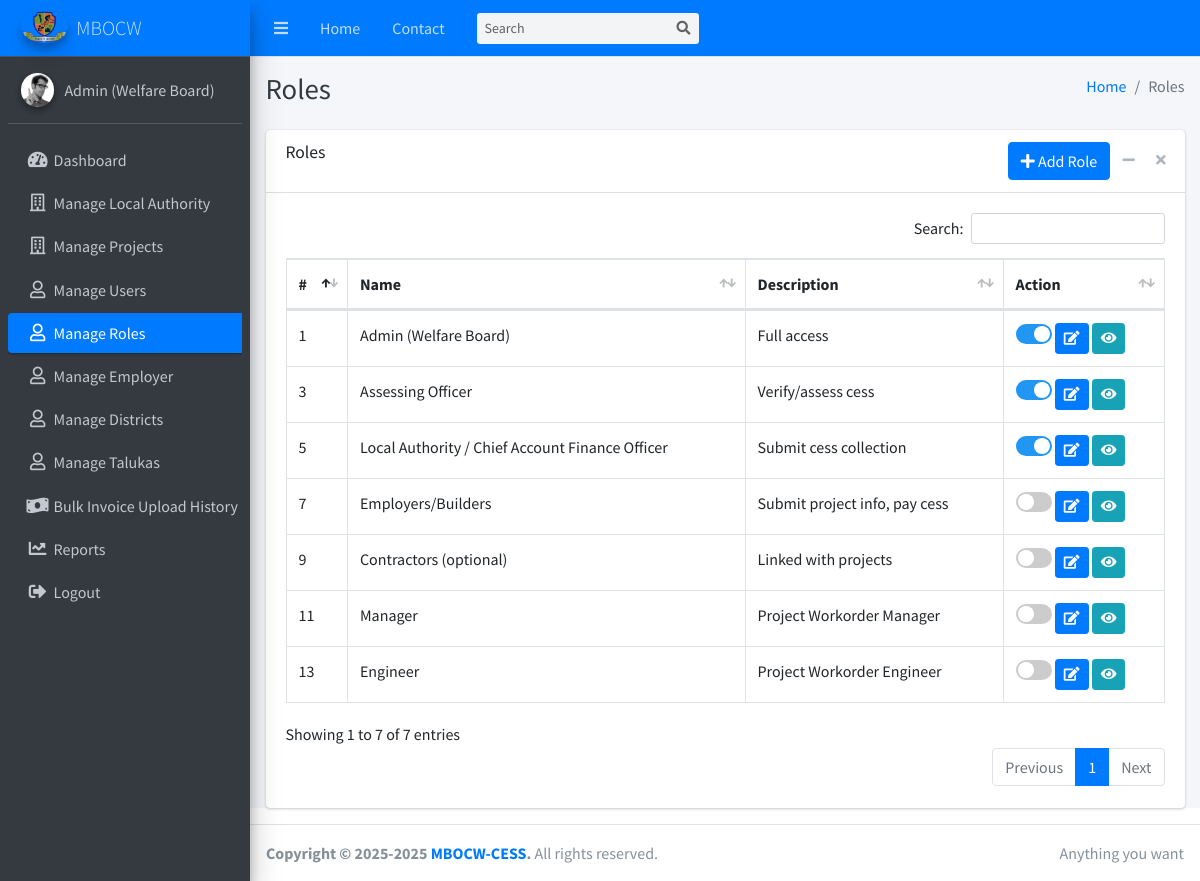
The page /dashboard/roles.php (signed in) on the database its author committed.
### tables this page shows
CREATE TABLE IF NOT EXISTS `roles` (
  `id` int NOT NULL AUTO_INCREMENT,
  `name` varchar(255) NOT NULL,
  `description` text NOT NULL,
  `is_active` int NOT NULL COMMENT '1=active, 2=inactive, 3=deleted	',
  `created_at` datetime NOT NULL DEFAULT CURRENT_TIMESTAMP,
  PRIMARY KEY (`id`)
);

### dashboard/roles.php (the view, shortened to what this page needs)
<?php
require_once '../config/db.php';
?>
<!DOCTYPE html>
<html lang="en">
<head>
  <link rel="stylesheet" href="../plugins/fontawesome-free/css/all.min.css">
  <link rel="stylesheet" href="../plugins/datatables-bs4/css/dataTables.bootstrap4.min.css">
  <link rel="stylesheet" href="../plugins/datatables-responsive/css/responsive.bootstrap4.min.css">
  <link rel="stylesheet" href="../dist/css/adminlte.min.css">
</head>
<body class="hold-transition sidebar-mini">
<div class="wrapper">
  <?php include('includes/navbar.php'); ?>
  <?php include('includes/sidebar.php'); ?>
  <div class="content-wrapper">
    <div class="content-header">
      <div class="container-fluid">
        <div class="row mb-2">
          <div class="col-sm-6">
            <h1 class="m-0 text-dark">Roles</h1>
          </div>
          <div class="col-sm-6">
            <ol class="breadcrumb float-sm-right">
              <li class="breadcrumb-item"><a href="#">Home</a></li>
              <li class="breadcrumb-item active">Roles</li>
            </ol>
          </div>
        </div>
      </div>
    </div>
    <div class="content">
        <div class="container-fluid">
            <div class="card">
            <div class="card-header">
                <h3 class="card-title">Roles</h3>
                <div class="card-tools">
                    <a href="add-role.php" class="btn btn-primary" ><i class="fas fa-plus"></i> Add Role</a>
                    <button type="button" class="btn btn-tool" data-card-widget="collapse" data-toggle="tooltip" title="Collapse"><i class="fas fa-minus"></i></button>
                    <button type="button" class="btn btn-tool" data-card-widget="remove" data-toggle="tooltip" title="Remove"><i class="fas fa-times"></i></button>
                </div>
            </div>
            <div class="card-body">
                <table id="example1" class="table table-bordered">
                    <thead>
                        <tr>
                            <th>#</th>
                            <th>Name</th>
                            <th>Description</th>
                            <th>Action</th>
                        </tr>
                    </thead>
                    <tbody>
                        <?php
                        $sql = "SELECT * FROM roles ORDER BY id ASC";
                        $result = mysqli_query($conn, $sql);
                        $sr = 1;
                        if (mysqli_num_rows($result) > 0) {
                            while ($row = mysqli_fetch_assoc($result)) {
                                $isActive = ($row['is_active'] == 1) ? 'checked' : '';
                                $statusText = ($row['is_active'] == 1) ? 'Active' : 'Inactive';
                                echo "<tr>";
                                echo "<td>".$sr++."</td>";
                                echo "<td>".htmlspecialchars($row['name'])."</td>";
                                echo "<td>".htmlspecialchars($row['description'])."</td>";
                                echo "<td>
                                        <label class='switch' title='$statusText'><input type='checkbox' data-id='{$row['id']}' id='activeToggle' onclick='return confirm(\"Are you sure you want to perform this action?\");' {$isActive}><span class='slider round'></span></label>
                                        <a href='edit-role.php?id=".$row['id']."' class='btn btn-sm btn-primary'><i class='fas fa-edit'></i></a>
                                        <a href='view-role.php?id=".$row['id']."' class='btn btn-sm btn-info' ><i class='fas fa-eye'></i></a>
                                    </td>";
                                echo "</tr>";
                                $sr++;
                            }
                        } else {
                            echo "<tr><td colspan='6' class='text-center'>No Roles found</td></tr>";
                        }
                        ?>
                    </tbody>
                </table>
            </div>
          </div>
        </div>
    </div>
  </div>
  <?php include('includes/footer.php'); ?>
</div>
</body>
</html>

### dashboard/roles.php (style rules this page uses)
.switch { position: relative; display: inline-block; width: 36px; height: 20px; vertical-align: middle; }
.slider { position: absolute; cursor: pointer; top: 0; left: 0; right: 0; bottom: 0; background-color: #ccc; transition: .3s; border-radius: 20px; }
.slider:before { position: absolute; content: ""; height: 16px; width: 16px; left: 2px; bottom: 2px; background-color: white; transition: .3s; border-radius: 50%; }
input:checked + .slider { background-color: #2196F3; }
input:checked + .slider:before { -webkit-transform: translateX(26px); -ms-transform: translateX(26px); transform: translateX(26px); transform: translateX(16px); }
.slider.round { border-radius: 34px; }
.slider.round:before { border-radius: 50%; }

### rows shown on the page
roles: name "Admin (Welfare Board)", description "Full access"
roles: name "Assessing Officer", description "Verify/assess cess"
roles: name "Local Authority / Chief Account Finance Officer", description "Submit cess collection"
roles: name "Employers/Builders", description "Submit project info, pay cess"
roles: name "Contractors (optional)", description "Linked with projects"
roles: name "Manager", description "Project Workorder Manager"
roles: name "Engineer", description "Project Workorder Engineer"

### other values the page prints
$_SESSION['user_role_name'] "Admin (Welfare Board)"
